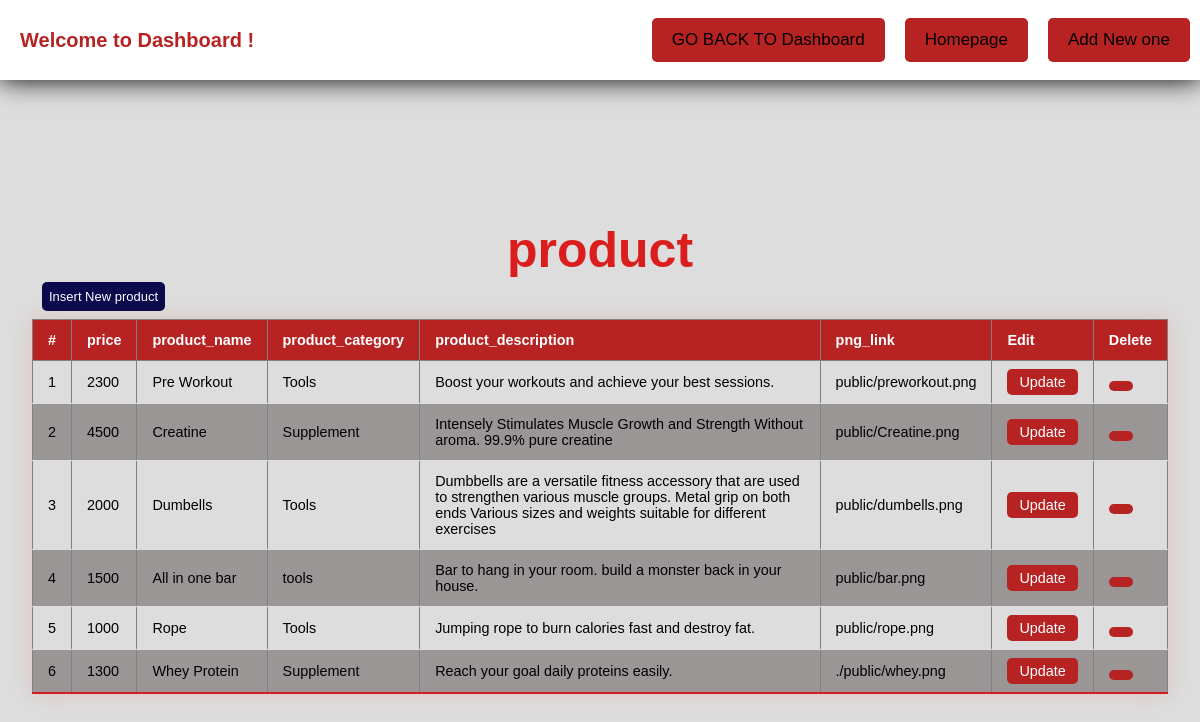
The page /admin/record_table.php?table=product on the database its author committed.
### tables this page shows
CREATE TABLE `product` (
  `price` float NOT NULL,
  `product_id` int(11) NOT NULL,
  `product_name` varchar(50) NOT NULL,
  `product_category` varchar(50) DEFAULT NULL,
  `png_link` varchar(90) NOT NULL,
  `product_description` varchar(255) DEFAULT NULL
);

### admin/record_table.php (the view, shortened to what this page needs)
<?php
require_once('../db.php');
$table = $_GET['table'];
$table_map = array(
    "gym" => array("gym_name", "gym_address", "city", "gym_number", "gym_img_link", "gym_link"),
    "diet" => array("diet_link", "diet_name", "diet_link_img", "carbs", "Calories", "Proteins"),
    "workout" => array("workout_name", "workout_img_link", "workout_plan_link", "description", "workout_summary", "goal", "duration", "length"),
    "product" => array("price", "product_name", "product_category", "product_description", "png_link")
);
if (isset($table_map[$table])) {
    if ($table == 'workout') {
        $tableName = 'workout_plan';
    } else {
        $tableName = $table;
    }
    $fieldNames = $table_map[$table];
} else {
    die("Invalid table name");
}
try {
    $query = "SELECT * FROM $tableName ORDER BY " . $table . "_id DESC";
    $stmt = $conn->prepare($query);
    $stmt->execute();
    $result = $stmt->get_result();
} catch (Exception $e) {
    echo "Error: " . $e->getMessage();
}
?>
<!DOCTYPE html>
<html lang="eng">
<head>
    <link rel="stylesheet" href="dashboard.css">
    <link rel="stylesheet" href="https://code.ionicframework.com/ionicons/2.0.1/css/ionicons.min.css">
    <link rel="stylesheet" href="https://unpkg.com/notyf/notyf.min.css" />
</head>
<body>
    <header>
        <h2 class="welcome">Welcome to Dashboard !</h2>
        <nav>
            <ul>
                <li><a href="dashboard.php">GO BACK TO Dashboard</a></li>
                <li><a href="../index.html">Homepage</a></li>
                <li><a href="insert.php?table=<?php echo $table ?>">Add New one</a></li>
            </ul>
        </nav>
    </header>
    <div class='record'>
        <h2><?php echo $tableName ?></h2>
        <a href='insert.php?table=<?php echo $table ?>'><button class='btn'>Insert New <?php echo $table ?></button></a>
        <table class="styled-table" width="100%" border="1" style="border-collapse:collapse;">
            <thead>
                <tr>
                    <th>#</th>
                    <?php foreach ($fieldNames as $fieldName) { ?>
                        <th><?php echo $fieldName ?></th>
                    <?php } ?>
                    <th>Edit</th>
                    <th>Delete</th>
                </tr>
            </thead>
            <tbody>
                <?php $count = 1;
                while ($row = $result->fetch_assoc()) { ?>
                    <tr id="<?php echo $tableName . "-" . $row[$tableName . "_id"] ?? $row['workout_id'] ?>">
                        <td><?php echo $count ?></td>
                        <?php foreach ($fieldNames as $fieldName) { ?>
                            <td><?php echo $row[$fieldName] ?></td>
                        <?php } ?>
                        <td><a class="btn-table" href='insert.php?table=<?php echo $table ?>&id=<?php echo $row[$tableName . "_id"] ?? $row['workout_id'] ?>'>Update</a></td>
                        <td><button class="btn-table" onclick="deleteRecord('<?php echo $tableName ?>', <?php echo $row[$tableName . "_id"] ?? $row["workout_id"] ?>)"><i class="ion-close"></i></button></td>
                    </tr>
                <?php $count++;
                } ?>
            </tbody>
        </table>
    </div>
</body>
</html>

### admin/dashboard.css (style rules this page uses)
body { height: 125vh; background-color: #dddddd; background-size: cover; font-family: sans-serif; margin-top: 80px; padding: 2%; }
header { position: absolute; z-index: +9999; }
.record h2 { position: relative; top: 75px; font-family: 'nasalization' ,sans-serif; font-weight: bold; font-size: 50px; }
.btn { position: relative; margin-right: 9%; top: 27PX; background-color: rgb(10, 10, 76); color: white; border: none; border-radius: 5px; padding: 7px 7px; font-size: 13px; cursor: pointer; margin: 10px; text-decoration: none; }
.btn-table { background-color: #b72222; color: white; border: none; text-align: center; border-radius: 5px; padding: 5px 12px; cursor: pointer; text-decoration: none; }
.welcome { position: relative; font-family: 'nasalization' ,sans-serif; left: 20px; font-size: 20px; font-weight: bold; color: #b72222; }
header { background-color: white; position: fixed; top: 0; left: 0; right: 0; height: 80px; display: flex; align-items: center; justify-content: space-between; box-shadow: 0 0 25px 0 black; font-family: 'nasalization' , sans-serif; }
header * { display: inline; }
header li { margin: 20px; }
header li a { color: black; text-decoration: none; }
nav { display: flex; align-items: center; }
nav ul { list-style-type: none; margin: 0; padding: 0; display: flex; }
nav li { margin: 0 20px; background-color: #b72222; color: white; border: none; border-radius: 5px; padding: 12px 20px; font-size: 17px; cursor: pointer; margin: 10px; }
h2 { color: rgb(218, 30, 30); text-align: center; }
.styled-table { border-collapse: collapse; margin: 25px 0; font-size: 0.9em; font-family: sans-serif; min-width: 400px; box-shadow: 0 0 20px rgba(219, 49, 49, 0.15); }
.styled-table thead tr { background-color: #b72222; color: #ffffff; text-align: left; }
.styled-table th, .styled-table td { padding: 12px 15px; }
.styled-table tbody tr { border-bottom: 1px solid #dddddd; }
.styled-table tbody tr:nth-of-type(even) { background-color: #9a9696; }
.styled-table tbody tr:last-of-type { border-bottom: 2px solid #d51c1c; }

### rows shown on the page
product: price "2300", product_name "Pre Workout", product_category "Tools", product_description "Boost your workouts and achieve your best sessions.", png_link "public/preworkout.png"
product: price "4500", product_name "Creatine", product_category "Supplement", product_description "Intensely Stimulates Muscle Growth and Strength Without aroma. 99.9% pure creatine", png_link "public/Creatine.png"
product: price "2000", product_name "Dumbells", product_category "Tools", product_description "Dumbbells are a versatile fitness accessory that are used to strengthen various muscle groups. Metal grip on both ends Various sizes and weights suitable for different exercises", png_link "public/dumbells.png"
product: price "1500", product_name "All in one bar", product_category "tools", product_description "Bar to hang in your room. build a monster back in your house.", png_link "public/bar.png"
product: price "1000", product_name "Rope", product_category "Tools", product_description "Jumping rope to burn calories fast and destroy fat.", png_link "public/rope.png"
product: price "1300", product_name "Whey Protein", product_category "Supplement", product_description "Reach your goal daily proteins easily.", png_link "./public/whey.png"

### other values the page prints
$tableName "product"
$table "product"
$fieldName "price"
$fieldName "product_name"
$fieldName "product_category"
$fieldName "product_description"
$fieldName "png_link"
